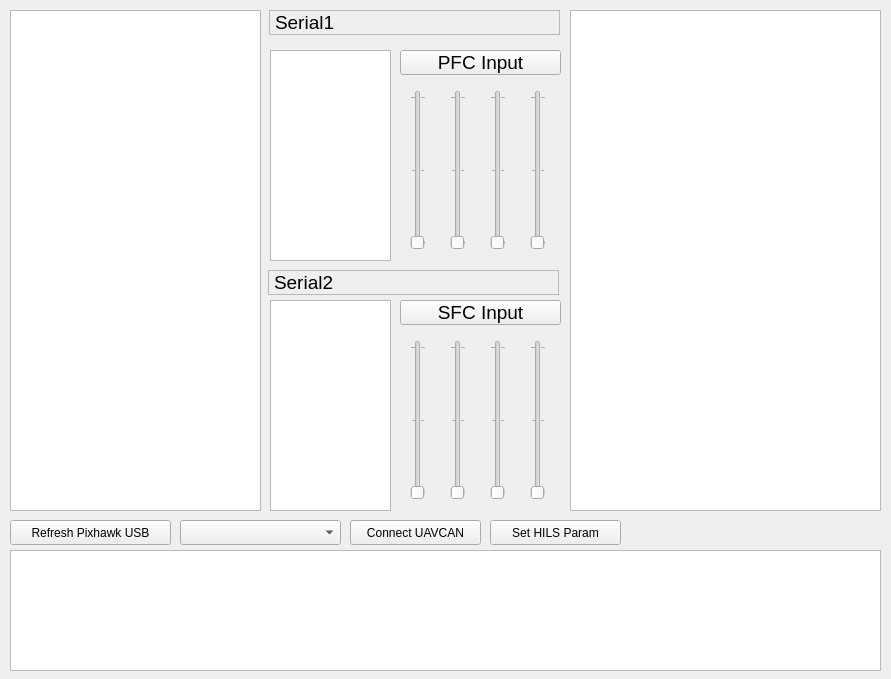
<?xml version="1.0" encoding="UTF-8"?>
<ui version="4.0">
 <class>Form</class>
 <widget class="QWidget" name="Form">
  <property name="geometry">
   <rect>
    <x>0</x>
    <y>0</y>
    <width>891</width>
    <height>679</height>
   </rect>
  </property>
  <property name="windowTitle">
   <string>FlightGear Bridge</string>
  </property>
  <widget class="QPushButton" name="pushButton_1">
   <property name="geometry">
    <rect>
     <x>10</x>
     <y>520</y>
     <width>161</width>
     <height>25</height>
    </rect>
   </property>
   <property name="text">
    <string>Refresh Pixhawk USB</string>
   </property>
  </widget>
  <widget class="QSlider" name="verticalSlider_1">
   <property name="geometry">
    <rect>
     <x>410</x>
     <y>90</y>
     <width>16</width>
     <height>160</height>
    </rect>
   </property>
   <property name="minimum">
    <number>1000</number>
   </property>
   <property name="maximum">
    <number>2000</number>
   </property>
   <property name="singleStep">
    <number>1</number>
   </property>
   <property name="pageStep">
    <number>10</number>
   </property>
   <property name="sliderPosition">
    <number>1000</number>
   </property>
   <property name="orientation">
    <enum>Qt::Vertical</enum>
   </property>
   <property name="invertedControls">
    <bool>false</bool>
   </property>
   <property name="tickPosition">
    <enum>QSlider::TicksBothSides</enum>
   </property>
   <property name="tickInterval">
    <number>500</number>
   </property>
  </widget>
  <widget class="QSlider" name="verticalSlider_2">
   <property name="geometry">
    <rect>
     <x>450</x>
     <y>90</y>
     <width>16</width>
     <height>160</height>
    </rect>
   </property>
   <property name="minimum">
    <number>1000</number>
   </property>
   <property name="maximum">
    <number>2000</number>
   </property>
   <property name="orientation">
    <enum>Qt::Vertical</enum>
   </property>
   <property name="tickPosition">
    <enum>QSlider::TicksBothSides</enum>
   </property>
   <property name="tickInterval">
    <number>500</number>
   </property>
  </widget>
  <widget class="QSlider" name="verticalSlider_3">
   <property name="geometry">
    <rect>
     <x>490</x>
     <y>90</y>
     <width>16</width>
     <height>160</height>
    </rect>
   </property>
   <property name="minimum">
    <number>1000</number>
   </property>
   <property name="maximum">
    <number>2000</number>
   </property>
   <property name="orientation">
    <enum>Qt::Vertical</enum>
   </property>
   <property name="tickPosition">
    <enum>QSlider::TicksBothSides</enum>
   </property>
   <property name="tickInterval">
    <number>500</number>
   </property>
  </widget>
  <widget class="QSlider" name="verticalSlider_4">
   <property name="geometry">
    <rect>
     <x>530</x>
     <y>90</y>
     <width>16</width>
     <height>160</height>
    </rect>
   </property>
   <property name="minimum">
    <number>1000</number>
   </property>
   <property name="maximum">
    <number>2000</number>
   </property>
   <property name="orientation">
    <enum>Qt::Vertical</enum>
   </property>
   <property name="tickPosition">
    <enum>QSlider::TicksBothSides</enum>
   </property>
   <property name="tickInterval">
    <number>500</number>
   </property>
  </widget>
  <widget class="QSlider" name="verticalSlider_5">
   <property name="geometry">
    <rect>
     <x>410</x>
     <y>340</y>
     <width>16</width>
     <height>160</height>
    </rect>
   </property>
   <property name="minimum">
    <number>1000</number>
   </property>
   <property name="maximum">
    <number>2000</number>
   </property>
   <property name="orientation">
    <enum>Qt::Vertical</enum>
   </property>
   <property name="tickPosition">
    <enum>QSlider::TicksBothSides</enum>
   </property>
   <property name="tickInterval">
    <number>500</number>
   </property>
  </widget>
  <widget class="QSlider" name="verticalSlider_6">
   <property name="geometry">
    <rect>
     <x>450</x>
     <y>340</y>
     <width>16</width>
     <height>160</height>
    </rect>
   </property>
   <property name="minimum">
    <number>1000</number>
   </property>
   <property name="maximum">
    <number>2000</number>
   </property>
   <property name="orientation">
    <enum>Qt::Vertical</enum>
   </property>
   <property name="tickPosition">
    <enum>QSlider::TicksBothSides</enum>
   </property>
   <property name="tickInterval">
    <number>500</number>
   </property>
  </widget>
  <widget class="QSlider" name="verticalSlider_7">
   <property name="geometry">
    <rect>
     <x>490</x>
     <y>340</y>
     <width>16</width>
     <height>160</height>
    </rect>
   </property>
   <property name="minimum">
    <number>1000</number>
   </property>
   <property name="maximum">
    <number>2000</number>
   </property>
   <property name="orientation">
    <enum>Qt::Vertical</enum>
   </property>
   <property name="tickPosition">
    <enum>QSlider::TicksBothSides</enum>
   </property>
   <property name="tickInterval">
    <number>500</number>
   </property>
  </widget>
  <widget class="QSlider" name="verticalSlider_8">
   <property name="geometry">
    <rect>
     <x>530</x>
     <y>340</y>
     <width>16</width>
     <height>160</height>
    </rect>
   </property>
   <property name="minimum">
    <number>1000</number>
   </property>
   <property name="maximum">
    <number>2000</number>
   </property>
   <property name="orientation">
    <enum>Qt::Vertical</enum>
   </property>
   <property name="tickPosition">
    <enum>QSlider::TicksBothSides</enum>
   </property>
   <property name="tickInterval">
    <number>500</number>
   </property>
  </widget>
  <widget class="QPushButton" name="pushButton_2">
   <property name="geometry">
    <rect>
     <x>400</x>
     <y>50</y>
     <width>161</width>
     <height>25</height>
    </rect>
   </property>
   <property name="font">
    <font>
     <pointsize>14</pointsize>
    </font>
   </property>
   <property name="text">
    <string>PFC Input</string>
   </property>
  </widget>
  <widget class="QPushButton" name="pushButton_3">
   <property name="geometry">
    <rect>
     <x>400</x>
     <y>300</y>
     <width>161</width>
     <height>25</height>
    </rect>
   </property>
   <property name="font">
    <font>
     <pointsize>14</pointsize>
    </font>
   </property>
   <property name="text">
    <string>SFC Input</string>
   </property>
  </widget>
  <widget class="QLabel" name="label">
   <property name="geometry">
    <rect>
     <x>269</x>
     <y>10</y>
     <width>291</width>
     <height>25</height>
    </rect>
   </property>
   <property name="font">
    <font>
     <pointsize>14</pointsize>
    </font>
   </property>
   <property name="layoutDirection">
    <enum>Qt::LeftToRight</enum>
   </property>
   <property name="frameShape">
    <enum>QFrame::StyledPanel</enum>
   </property>
   <property name="frameShadow">
    <enum>QFrame::Plain</enum>
   </property>
   <property name="text">
    <string>Serial1</string>
   </property>
  </widget>
  <widget class="QLabel" name="label_2">
   <property name="geometry">
    <rect>
     <x>268</x>
     <y>270</y>
     <width>291</width>
     <height>25</height>
    </rect>
   </property>
   <property name="font">
    <font>
     <pointsize>14</pointsize>
     <kerning>true</kerning>
    </font>
   </property>
   <property name="layoutDirection">
    <enum>Qt::LeftToRight</enum>
   </property>
   <property name="frameShape">
    <enum>QFrame::StyledPanel</enum>
   </property>
   <property name="frameShadow">
    <enum>QFrame::Plain</enum>
   </property>
   <property name="text">
    <string>Serial2</string>
   </property>
  </widget>
  <widget class="QTextEdit" name="textEdit">
   <property name="geometry">
    <rect>
     <x>570</x>
     <y>10</y>
     <width>311</width>
     <height>501</height>
    </rect>
   </property>
   <property name="font">
    <font>
     <pointsize>14</pointsize>
     <kerning>false</kerning>
    </font>
   </property>
  </widget>
  <widget class="QTextEdit" name="textEdit_2">
   <property name="geometry">
    <rect>
     <x>270</x>
     <y>50</y>
     <width>121</width>
     <height>211</height>
    </rect>
   </property>
   <property name="font">
    <font>
     <pointsize>14</pointsize>
    </font>
   </property>
  </widget>
  <widget class="QTextEdit" name="textEdit_3">
   <property name="geometry">
    <rect>
     <x>270</x>
     <y>300</y>
     <width>121</width>
     <height>211</height>
    </rect>
   </property>
   <property name="font">
    <font>
     <pointsize>14</pointsize>
    </font>
   </property>
  </widget>
  <widget class="QTextEdit" name="textEdit_4">
   <property name="geometry">
    <rect>
     <x>10</x>
     <y>550</y>
     <width>871</width>
     <height>121</height>
    </rect>
   </property>
   <property name="font">
    <font>
     <pointsize>12</pointsize>
    </font>
   </property>
  </widget>
  <widget class="QTextEdit" name="textEdit_5">
   <property name="geometry">
    <rect>
     <x>10</x>
     <y>10</y>
     <width>251</width>
     <height>501</height>
    </rect>
   </property>
   <property name="font">
    <font>
     <pointsize>12</pointsize>
    </font>
   </property>
  </widget>
  <widget class="QPushButton" name="pushButton_4">
   <property name="geometry">
    <rect>
     <x>490</x>
     <y>520</y>
     <width>131</width>
     <height>25</height>
    </rect>
   </property>
   <property name="text">
    <string>Set HILS Param</string>
   </property>
  </widget>
  <widget class="QComboBox" name="comboBox">
   <property name="geometry">
    <rect>
     <x>180</x>
     <y>520</y>
     <width>161</width>
     <height>25</height>
    </rect>
   </property>
  </widget>
  <widget class="QPushButton" name="pushButton_5">
   <property name="geometry">
    <rect>
     <x>350</x>
     <y>520</y>
     <width>131</width>
     <height>25</height>
    </rect>
   </property>
   <property name="text">
    <string>Connect UAVCAN</string>
   </property>
  </widget>
 </widget>
 <resources/>
 <connections/>
</ui>
